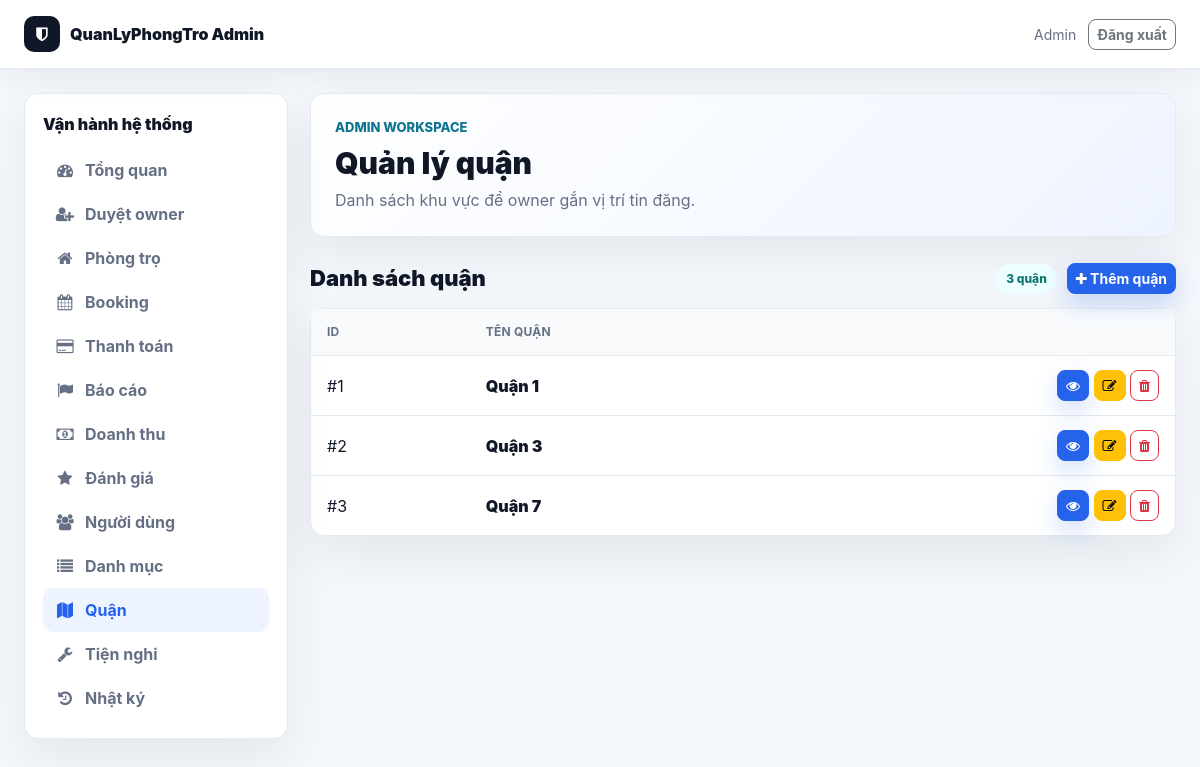
Screenshot of /public/admin/districts.php (signed in) with the database file from the repository.
### tables this page shows
CREATE TABLE `districts` (
  `id` int(11) NOT NULL,
  `name` varchar(255) DEFAULT NULL,
  `province_code` varchar(20) DEFAULT NULL,
  `district_code` varchar(20) DEFAULT NULL
);

### public/admin_init.php (called while the page is built, shortened)
<?php
require_once __DIR__ . '/../config/database.php';
require_once __DIR__ . '/../core/Database.php';
require_once __DIR__ . '/../core/District.php';
require_once __DIR__ . '/../app/controller/DistrictController.php';
require_once __DIR__ . '/../app/controller/ActivityLogController.php';
$db = new Database($conn);
?>

### app/controller/DistrictController.php (called while the page is built, shortened)
<?php
class DistrictController
{
    private $district;
    public function __construct($db, $activityLog = null)
    {
        $this->district = new District($db);
    }
    public function listDistricts()
    {
        $districts = $this->district->getAll();
        return ['districts' => $districts];
    }
}

### core/District.php (called while the page is built, shortened)
<?php
class District {
    private $db;
    public function __construct($database) {
        $this->db = $database;
    }
    public function getAll() {
        $sql = "SELECT * FROM districts ORDER BY name ASC";
        return $this->db->getRows($sql);
    }
}
?>

### core/Database.php (called while the page is built, shortened)
<?php
class Database {
    private $conn;
    public function __construct($connection) {
        $this->conn = $connection;
    }
    public function getRows($sql) {
        $result = $this->conn->query($sql);
        if ($result && $result->num_rows > 0) {
            $rows = [];
            while ($row = $result->fetch_assoc()) {
                $rows[] = $row;
            }
            return $rows;
        }
        return [];
    }
}
?>

### public/admin/districts.php (the view, shortened to what this page needs)
<?php
require_once __DIR__ . '/../admin_init.php';
require_once __DIR__ . '/layout.php';
$controller = new DistrictController($db, new ActivityLog($db));
$data = $controller->listDistricts();
?>
<div class="wb-section-head">
    <h2>Danh sách quận</h2>
    <div class="wb-actions">
        <span class="wb-pill"><?php echo count($data['districts'] ?? []); ?> quận</span>
        <a href="<?php echo ADMIN_URL; ?>district_create.php" class="btn btn-primary btn-sm"><i class="fa fa-plus"></i> Thêm quận</a>
    </div>
</div>
<div class="wb-table-card">
    <?php if (!empty($data['districts'])): ?>
        <table class="wb-table">
            <thead><tr><th>ID</th><th>Tên quận</th><th></th></tr></thead>
            <tbody>
                <?php foreach ($data['districts'] as $district): ?>
                    <tr>
                        <td>#<?php echo (int)$district['id']; ?></td>
                        <td class="wb-title"><?php echo admin_e($district['name'] ?? ''); ?></td>
                        <td class="text-end">
                            <a href="<?php echo ADMIN_URL . 'district_detail.php?id=' . (int)$district['id']; ?>" class="btn btn-sm btn-primary"><i class="fa fa-eye"></i></a>
                            <a href="<?php echo ADMIN_URL . 'district_edit.php?id=' . (int)$district['id']; ?>" class="btn btn-sm btn-warning"><i class="fa fa-edit"></i></a>
                            <form method="POST" class="d-inline" onsubmit="return confirm('Xóa quận này?');">
                                <button type="submit" class="btn btn-sm btn-outline-danger"><i class="fa fa-trash"></i></button>
                            </form>
                        </td>
                    </tr>
                <?php endforeach; ?>
            </tbody>
        </table>
    <?php else: ?>
        <div class="wb-empty">Chưa có quận nào.</div>
    <?php endif; ?>
</div>

### public/assets/css/modern.css (style rules this page uses)
:root { --app-bg: #f4f7fb; --app-surface: #ffffff; --app-surface-soft: #f8fafc; --app-text: #172033; --app-muted: #667085; --app-border: #e5eaf2; --app-primary: #2563eb; --app-primary-dark: #1e40af; --app-accent: #14b8a6; --app-warning: #f59e0b; --app-danger: #dc2626; --app-success: #16a34a; --app-shadow: 0 14px 40px rgba(15, 23, 42, 0.08); --app-radius: 8px; }
body { background: var(--app-bg) !important; color: var(--app-text); font-family: "Inter", "Segoe UI", Arial, sans-serif !important; }
*, *::before, *::after { box-sizing: border-box; }
.btn, button, .btn-primary, .btn-view, .btn-search, .btn-cta { border-radius: var(--app-radius) !important; font-weight: 700; }
.btn-primary, .btn-view, .btn-search { background: var(--app-primary) !important; border-color: var(--app-primary) !important; box-shadow: 0 10px 24px rgba(37, 99, 235, 0.22); }

### public/assets/css/workbench.css (style rules this page uses)
:root { --wb-bg: #f4f7fb; --wb-surface: #ffffff; --wb-soft: #f8fafc; --wb-text: #101828; --wb-muted: #667085; --wb-border: #e5eaf2; --wb-primary: #2563eb; --wb-primary-dark: #1e40af; --wb-accent: #0e7490; --wb-success: #16a34a; --wb-warning: #f59e0b; --wb-danger: #dc2626; --wb-shadow: 0 18px 50px rgba(15, 23, 42, .07); }
body.workbench { min-height: 100vh; margin: 0; background: var(--wb-bg) !important; color: var(--wb-text); font-family: "Inter", "Segoe UI", Arial, sans-serif; }
.wb-sidebar, .wb-hero, .wb-card, .wb-table-card, .wb-list-card { background: var(--wb-surface); border: 1px solid var(--wb-border); border-radius: 14px; box-shadow: var(--wb-shadow); }
.wb-actions { display: flex; align-items: center; flex-wrap: wrap; gap: 10px; }
.wb-section-head { margin: 26px 0 14px; display: flex; align-items: center; justify-content: space-between; gap: 12px; }
.wb-section-head h2 { margin: 0; font-size: 22px; font-weight: 950; }
.wb-pill { display: inline-flex; align-items: center; gap: 6px; padding: 6px 10px; border-radius: 999px; background: #ecfeff; color: #0f766e; font-size: 12px; font-weight: 850; }
.wb-table { width: 100%; margin: 0; }
.wb-table th, .wb-table td { padding: 14px 16px; border-bottom: 1px solid var(--wb-border); vertical-align: middle; }
.wb-table th { color: var(--wb-muted); background: var(--wb-soft); font-size: 12px; text-transform: uppercase; letter-spacing: .02em; }
.wb-table tr:last-child td { border-bottom: 0; }
.wb-title { color: var(--wb-text); font-weight: 900; }

### rows the page displays
districts: id "1", name "Quận 1"
districts: id "2", name "Quận 3"
districts: id "3", name "Quận 7"

### other values shown
admin_e(admin_current_name()) "Admin"
admin_e($item['label']) "Tổng quan"
admin_e($item['label']) "Duyệt owner"
admin_e($item['label']) "Phòng trọ"
admin_e($item['label']) "Booking"
admin_e($item['label']) "Thanh toán"
admin_e($item['label']) "Báo cáo"
admin_e($item['label']) "Doanh thu"
admin_e($item['label']) "Đánh giá"
admin_e($item['label']) "Người dùng"
admin_e($item['label']) "Danh mục"
admin_e($item['label']) "Quận"
admin_e($item['label']) "Tiện nghi"
admin_e($item['label']) "Nhật ký"
admin_e($title) "Quản lý quận"
